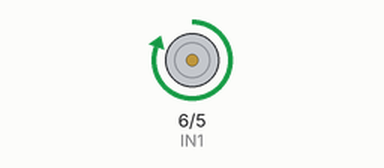
The sketch below on a simulated Arduino Uno, built with avr-gcc and run on an emulated ATmega328P. Shown: motor-driver pin pairs drawn as motors (green arrow = first pin HIGH = forward, orange = second pin HIGH = backward, longer = more drive, scaled by the enable pin).

Above: at 0.1 s.
At 55.1 s:
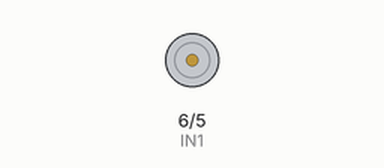
At 119.1 s:
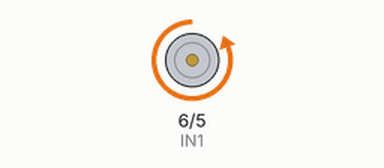
Timing chart, 0 to 127.5 s (numbered marks = the images above):
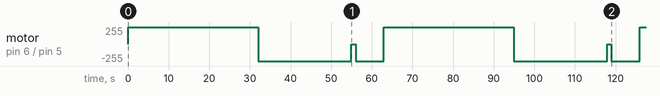

The sketch:

main.ino
```cpp
#include <time.h>
#include <stdlib.h>
#include <stdio.h>

const int ENA = 7;
const int IN1 = 6;
const int IN2 = 5;

// Ungefaehr die dauer wie lang der motor zum einfahren braucht
const int DRIVE_IN_DURATION = 32000;

// Time out before the crash
long int afterStopDurations[] = { 1000, 1000, 5000, 2000, 5000, 1000, };
int afterStopDurationsLen = sizeof afterStopDurations / sizeof afterStopDurations[0];
int afterStopIndex = -1;

// Time out after the crash
long int afterCrashDurations[] = { 1000, 1000, 5000, 2000, 5000, 1000, };
int afterCrashDurationsLen = sizeof afterCrashDurations / sizeof afterCrashDurations[0];
int afterCrashIndex = -1;

// Time out before driving out motor again
long int afterStartDurations[] = { 1000, 1000, 5000, 2000, 5000, 1000, };
int afterStartDurationsLen = sizeof afterStartDurations / sizeof afterStartDurations[0];
int afterStartIndex = -1;

int getNextDuration(int *index, long int durations[], int len) {
  if (*index >= len - 1) {
    *index = 0;
  } else {
    *index = *index + 1;
  }

  return durations[*index];
}

void setup() {
  Serial.begin(9600); // Tells the arduin to print the output to the

  pinMode(ENA, OUTPUT);
  pinMode(IN1, OUTPUT);
  pinMode(IN2, OUTPUT);

  digitalWrite(ENA, HIGH);
}

void stopDrive() {
  digitalWrite(ENA, 0);
}

void driveIn() {
  digitalWrite(IN1, HIGH);
  digitalWrite(IN2, LOW);
}

void driveOut() {
  digitalWrite(ENA, HIGH);
  digitalWrite(IN1, LOW);
  digitalWrite(IN2, HIGH);
}

int driveOutTime = 22000;

void driveInManual() {
  driveIn();
  exit(0);
}

void loop() {
  // Starting the program, driving in the motor
  driveIn();
  delay(DRIVE_IN_DURATION);

  // Starting the interval
  while (true) {
    driveOut();
    delay(driveOutTime);

    delay(getNextDuration(&afterStartIndex, afterStartDurations, afterStartDurationsLen));

    // Wait some time before going over the limit
    stopDrive();
    delay(getNextDuration(&afterStopIndex, afterStopDurations, afterStopDurationsLen));

    // Start driving out again over the limit
    driveOut();
    delay(6000);

    // wait some time to drive in the moter
    delay(getNextDuration(&afterCrashIndex, afterCrashDurations, afterCrashDurationsLen));

    // Go to the initial position of the motor
    driveIn();
    delay(DRIVE_IN_DURATION);
  }

  exit(0);
}
```

Measured:
- by itself, motor on pin 6 (IN1) / pin 5 (IN2): stopped → forward 255/255 at 0.00 s, → backward 255/255 32.0 s later, → stopped 23.0 s later, → backward 255/255 1.0 s later, … (9 changes in this stretch)
